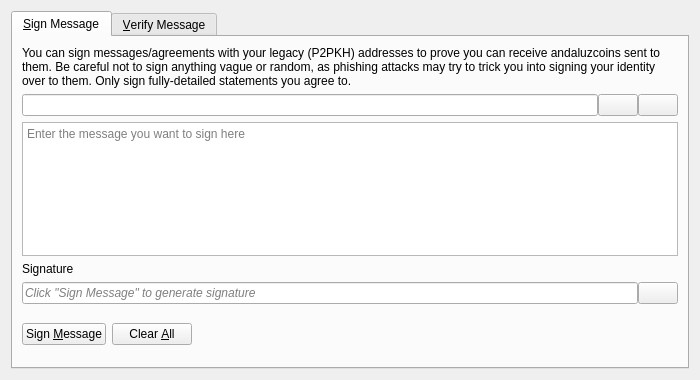
<?xml version="1.0" encoding="UTF-8"?>
<ui version="4.0">
 <class>SignVerifyMessageDialog</class>
 <widget class="QDialog" name="SignVerifyMessageDialog">
  <property name="geometry">
   <rect>
    <x>0</x>
    <y>0</y>
    <width>700</width>
    <height>380</height>
   </rect>
  </property>
  <property name="windowTitle">
   <string>Signatures - Sign / Verify a Message</string>
  </property>
  <property name="modal">
   <bool>true</bool>
  </property>
  <layout class="QVBoxLayout" name="verticalLayout">
   <item>
    <widget class="QTabWidget" name="tabWidget">
     <property name="currentIndex">
      <number>0</number>
     </property>
     <widget class="QWidget" name="tabSignMessage">
      <attribute name="title">
       <string>&amp;Sign Message</string>
      </attribute>
      <layout class="QVBoxLayout" name="verticalLayout_SM">
       <item>
        <widget class="QLabel" name="infoLabel_SM">
         <property name="text">
          <string>You can sign messages/agreements with your legacy (P2PKH) addresses to prove you can receive andaluzcoins sent to them. Be careful not to sign anything vague or random, as phishing attacks may try to trick you into signing your identity over to them. Only sign fully-detailed statements you agree to.</string>
         </property>
         <property name="textFormat">
          <enum>Qt::PlainText</enum>
         </property>
         <property name="wordWrap">
          <bool>true</bool>
         </property>
        </widget>
       </item>
       <item>
        <layout class="QHBoxLayout" name="horizontalLayout_1_SM">
         <property name="spacing">
          <number>0</number>
         </property>
         <item>
          <widget class="QValidatedLineEdit" name="addressIn_SM">
           <property name="toolTip">
            <string>The Andaluzcoin address to sign the message with</string>
           </property>
          </widget>
         </item>
         <item>
          <widget class="QPushButton" name="addressBookButton_SM">
           <property name="toolTip">
            <string>Choose previously used address</string>
           </property>
           <property name="text">
            <string/>
           </property>
           <property name="icon">
            <iconset resource="../andaluzcoin.qrc">
             <normaloff>:/icons/address-book</normaloff>:/icons/address-book</iconset>
           </property>
           <property name="shortcut">
            <string>Alt+A</string>
           </property>
           <property name="autoDefault">
            <bool>false</bool>
           </property>
          </widget>
         </item>
         <item>
          <widget class="QPushButton" name="pasteButton_SM">
           <property name="toolTip">
            <string>Paste address from clipboard</string>
           </property>
           <property name="text">
            <string/>
           </property>
           <property name="icon">
            <iconset resource="../andaluzcoin.qrc">
             <normaloff>:/icons/editpaste</normaloff>:/icons/editpaste</iconset>
           </property>
           <property name="shortcut">
            <string>Alt+P</string>
           </property>
           <property name="autoDefault">
            <bool>false</bool>
           </property>
          </widget>
         </item>
        </layout>
       </item>
       <item>
        <widget class="QPlainTextEdit" name="messageIn_SM">
         <property name="toolTip">
          <string>Enter the message you want to sign here</string>
         </property>
         <property name="placeholderText">
          <string>Enter the message you want to sign here</string>
         </property>
        </widget>
       </item>
       <item>
        <widget class="QLabel" name="signatureLabel_SM">
         <property name="text">
          <string>Signature</string>
         </property>
         <property name="textFormat">
          <enum>Qt::PlainText</enum>
         </property>
        </widget>
       </item>
       <item>
        <layout class="QHBoxLayout" name="horizontalLayout_2_SM">
         <property name="spacing">
          <number>0</number>
         </property>
         <item>
          <widget class="QLineEdit" name="signatureOut_SM">
           <property name="placeholderText">
            <string>Click "Sign Message" to generate signature</string>
           </property>
           <property name="font">
            <font>
             <italic>true</italic>
            </font>
           </property>
           <property name="readOnly">
            <bool>true</bool>
           </property>
          </widget>
         </item>
         <item>
          <widget class="QPushButton" name="copySignatureButton_SM">
           <property name="toolTip">
            <string>Copy the current signature to the system clipboard</string>
           </property>
           <property name="text">
            <string/>
           </property>
           <property name="icon">
            <iconset resource="../andaluzcoin.qrc">
             <normaloff>:/icons/editcopy</normaloff>:/icons/editcopy</iconset>
           </property>
           <property name="autoDefault">
            <bool>false</bool>
           </property>
          </widget>
         </item>
        </layout>
       </item>
       <item>
        <layout class="QHBoxLayout" name="horizontalLayout_3_SM">
         <item>
          <widget class="QPushButton" name="signMessageButton_SM">
           <property name="toolTip">
            <string>Sign the message to prove you own this Andaluzcoin address</string>
           </property>
           <property name="text">
            <string>Sign &amp;Message</string>
           </property>
           <property name="icon">
            <iconset resource="../andaluzcoin.qrc">
             <normaloff>:/icons/edit</normaloff>:/icons/edit</iconset>
           </property>
           <property name="autoDefault">
            <bool>false</bool>
           </property>
          </widget>
         </item>
         <item>
          <widget class="QPushButton" name="clearButton_SM">
           <property name="toolTip">
            <string>Reset all sign message fields</string>
           </property>
           <property name="text">
            <string>Clear &amp;All</string>
           </property>
           <property name="icon">
            <iconset resource="../andaluzcoin.qrc">
             <normaloff>:/icons/remove</normaloff>:/icons/remove</iconset>
           </property>
           <property name="autoDefault">
            <bool>false</bool>
           </property>
          </widget>
         </item>
         <item>
          <spacer name="horizontalSpacer_1_SM">
           <property name="orientation">
            <enum>Qt::Horizontal</enum>
           </property>
           <property name="sizeHint" stdset="0">
            <size>
             <width>40</width>
             <height>48</height>
            </size>
           </property>
          </spacer>
         </item>
         <item>
          <widget class="QLabel" name="statusLabel_SM">
           <property name="font">
            <font>
             <weight>75</weight>
             <bold>true</bold>
            </font>
           </property>
           <property name="text">
            <string/>
           </property>
           <property name="wordWrap">
            <bool>true</bool>
           </property>
          </widget>
         </item>
         <item>
          <spacer name="horizontalSpacer_2_SM">
           <property name="orientation">
            <enum>Qt::Horizontal</enum>
           </property>
           <property name="sizeHint" stdset="0">
            <size>
             <width>40</width>
             <height>48</height>
            </size>
           </property>
          </spacer>
         </item>
        </layout>
       </item>
      </layout>
     </widget>
     <widget class="QWidget" name="tabVerifyMessage">
      <attribute name="title">
       <string>&amp;Verify Message</string>
      </attribute>
      <layout class="QVBoxLayout" name="verticalLayout_VM">
       <item>
        <widget class="QLabel" name="infoLabel_VM">
         <property name="text">
          <string>Enter the receiver's address, message (ensure you copy line breaks, spaces, tabs, etc. exactly) and signature below to verify the message. Be careful not to read more into the signature than what is in the signed message itself, to avoid being tricked by a man-in-the-middle attack. Note that this only proves the signing party receives with the address, it cannot prove sendership of any transaction!</string>
         </property>
         <property name="textFormat">
          <enum>Qt::PlainText</enum>
         </property>
         <property name="alignment">
          <set>Qt::AlignLeading|Qt::AlignLeft|Qt::AlignTop</set>
         </property>
         <property name="wordWrap">
          <bool>true</bool>
         </property>
        </widget>
       </item>
       <item>
        <layout class="QHBoxLayout" name="horizontalLayout_1_VM">
         <property name="spacing">
          <number>0</number>
         </property>
         <item>
          <widget class="QValidatedLineEdit" name="addressIn_VM">
           <property name="toolTip">
            <string>The Andaluzcoin address the message was signed with</string>
           </property>
          </widget>
         </item>
         <item>
          <widget class="QPushButton" name="addressBookButton_VM">
           <property name="toolTip">
            <string>Choose previously used address</string>
           </property>
           <property name="text">
            <string/>
           </property>
           <property name="icon">
            <iconset resource="../andaluzcoin.qrc">
             <normaloff>:/icons/address-book</normaloff>:/icons/address-book</iconset>
           </property>
           <property name="shortcut">
            <string>Alt+A</string>
           </property>
           <property name="autoDefault">
            <bool>false</bool>
           </property>
          </widget>
         </item>
        </layout>
       </item>
       <item>
        <widget class="QPlainTextEdit" name="messageIn_VM">
          <property name="toolTip">
            <string>The signed message to verify</string>
          </property>
          <property name="placeholderText">
            <string>The signed message to verify</string>
          </property>
        </widget>
       </item>
       <item>
        <widget class="QValidatedLineEdit" name="signatureIn_VM">
          <property name="toolTip">
            <string>The signature given when the message was signed</string>
          </property>
          <property name="placeholderText">
            <string>The signature given when the message was signed</string>
          </property>
        </widget>
       </item>
       <item>
        <layout class="QHBoxLayout" name="horizontalLayout_2_VM">
         <item>
          <widget class="QPushButton" name="verifyMessageButton_VM">
           <property name="toolTip">
            <string>Verify the message to ensure it was signed with the specified Andaluzcoin address</string>
           </property>
           <property name="text">
            <string>Verify &amp;Message</string>
           </property>
           <property name="icon">
            <iconset resource="../andaluzcoin.qrc">
             <normaloff>:/icons/transaction_0</normaloff>:/icons/transaction_0</iconset>
           </property>
           <property name="autoDefault">
            <bool>false</bool>
           </property>
          </widget>
         </item>
         <item>
          <widget class="QPushButton" name="clearButton_VM">
           <property name="toolTip">
            <string>Reset all verify message fields</string>
           </property>
           <property name="text">
            <string>Clear &amp;All</string>
           </property>
           <property name="icon">
            <iconset resource="../andaluzcoin.qrc">
             <normaloff>:/icons/remove</normaloff>:/icons/remove</iconset>
           </property>
           <property name="autoDefault">
            <bool>false</bool>
           </property>
          </widget>
         </item>
         <item>
          <spacer name="horizontalSpacer_1_VM">
           <property name="orientation">
            <enum>Qt::Horizontal</enum>
           </property>
           <property name="sizeHint" stdset="0">
            <size>
             <width>40</width>
             <height>48</height>
            </size>
           </property>
          </spacer>
         </item>
         <item>
          <widget class="QLabel" name="statusLabel_VM">
           <property name="font">
            <font>
             <weight>75</weight>
             <bold>true</bold>
            </font>
           </property>
           <property name="text">
            <string/>
           </property>
           <property name="wordWrap">
            <bool>true</bool>
           </property>
          </widget>
         </item>
         <item>
          <spacer name="horizontalSpacer_2_VM">
           <property name="orientation">
            <enum>Qt::Horizontal</enum>
           </property>
           <property name="sizeHint" stdset="0">
            <size>
             <width>40</width>
             <height>48</height>
            </size>
           </property>
          </spacer>
         </item>
        </layout>
       </item>
      </layout>
     </widget>
    </widget>
   </item>
  </layout>
 </widget>
 <customwidgets>
  <customwidget>
   <class>QValidatedLineEdit</class>
   <extends>QLineEdit</extends>
   <header>qt/qvalidatedlineedit.h</header>
  </customwidget>
 </customwidgets>
 <resources>
  <include location="../andaluzcoin.qrc"/>
 </resources>
 <connections/>
</ui>
